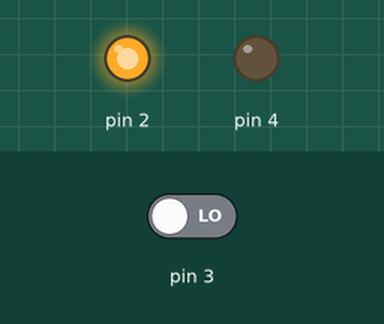
Simulated run of this sketch. Board: Arduino Uno, built with avr-gcc and run on an emulated ATmega328P. Shown: output pins drawn as LEDs (lit = HIGH). The test bench sets the inputs (shaded band); at power-on: pin 3 LOW.

Above: at 1.2 s.
1.3 s: pin 3 driven HIGH
At 2.3 s:
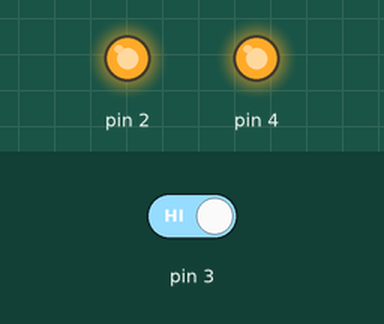
2.8 s: pin 3 driven LOW
At 3.5 s:
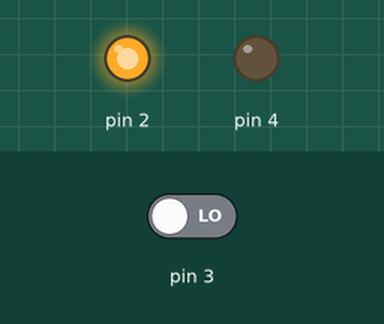
Timing chart, 0 to 5.8 s (numbered marks = the images above; inputs shaded):
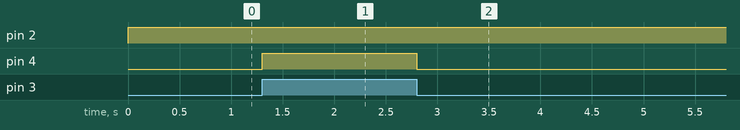

Measured:
- after the input at 1.3 s, pin 4: LOW → HIGH at once
- after the input at 2.8 s, pin 4: HIGH → LOW at once

The sketch:

Przycisk.ino
```cpp
void setup() {
  // put your setup code here, to run once:
pinMode(2, OUTPUT);
pinMode(3, INPUT);
pinMode(4, OUTPUT);
}

void loop() {
  digitalWrite(2, HIGH);
  digitalWrite(4,digitalRead(3));
  // put your main code here, to run repeatedly:

}
```
